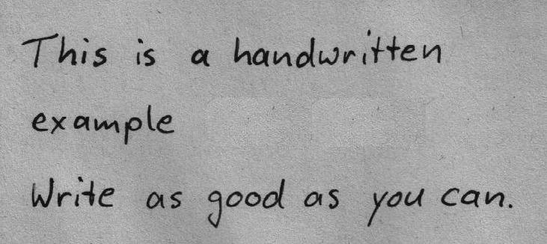
#> input picture sample_images/page_02.png, 547 x 244 px, shrunk from 731 x 326 before the run
$ jupyter execute image_preprocessing.ipynb
#> lines starting #> are read from the running program, lines starting #| are printed output that depends on the picture; after the words box and inside, x2 and y2 are one past the last pixel; in counts of white or black regions, pixels touching at a corner belong together
[cell 1]
import os
import cv2
from matplotlib import pyplot as plt
import numpy as np

[cell 2]
#Reading the image
file_path = os.path.abspath("sample_images/page_02.png")
image_file = file_path
img = cv2.imread(image_file)
#> img is the input picture: shape (244, 547, 3); min 0, max 204, mean 161.1

[cell 3]
#Display image in line in ipynb

def display(im_path): #takes the image path as input
    dpi = 80
    im_data = plt.imread(im_path)

    height, width  = im_data.shape[:2]

    # What size does the figure need to be in inches to fit the image?
    figsize = width / float(dpi), height / float(dpi)

    # Create a figure of the right size with one axes that takes up the full figure
    fig = plt.figure(figsize=figsize)
    ax = fig.add_axes([0, 0, 1, 1])

    # Hide spines, ticks, etc.
    ax.axis('off')

    # Display the image.
    ax.imshow(im_data, cmap='gray')

    plt.show()

[cell 4]
display(image_file)

### Inverting the Image

[cell 5]
inverted_image = cv2.bitwise_not(img)
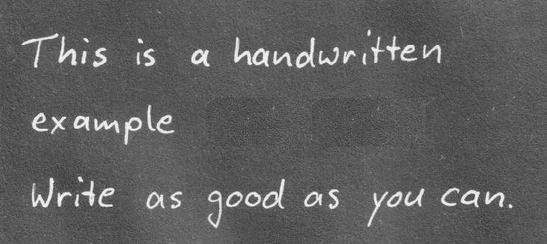
#> inverted_image: shape (244, 547, 3); min 51, max 255, mean 93.9
cv2.imwrite(os.path.join("processed_images","inverted.jpg"), inverted_image)
#> Out = True

[cell 6]
display(os.path.join("processed_images","inverted.jpg"))

### Binarization

[cell 7]
#Converting to Gray Scale

def grayscale_convert(image):
    return cv2.cvtColor(image, cv2.COLOR_BGR2GRAY)

[cell 8]
gray_image = grayscale_convert(img)
cv2.imwrite(os.path.join("processed_images","gray.jpg"), gray_image)
#> Out = True

[cell 9]
display(os.path.join("processed_images","gray.jpg"))

[cell 10]
#Binarization / Black&White convertion

thresh, im_bw = cv2.threshold(gray_image, 120, 230, cv2.THRESH_BINARY)
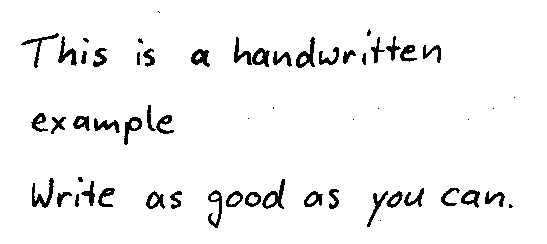
#> im_bw: shape (244, 547); values 0 (black) and 230 (white), 95.1% white; 58 black regions (12 under 20 px), largest, box (x1, y1, x2, y2) and area: (32, 178, 54, 208) 249, (262, 179, 285, 209) 247, (296, 37, 315, 68) 242
cv2.imwrite(os.path.join("processed_images","bw_image.jpg"), im_bw)
#> Out = True

[cell 11]
display(os.path.join("processed_images","bw_image.jpg"))

### Noise Removal

[cell 12]
#Only if it is too noisy

def noise_removal(image):
    import numpy as np
    kernel = np.ones((1, 1), np.uint8)
    image = cv2.dilate(image, kernel, iterations=1)
    kernel = np.ones((1, 1), np.uint8)
    image = cv2.erode(image, kernel, iterations=1)
    image = cv2.morphologyEx(image, cv2.MORPH_CLOSE, kernel)
    image = cv2.medianBlur(image, 3)
    return (image)

[cell 13]
no_noise = noise_removal(im_bw)
#> in noise_removal, `image = cv2.medianBlur(image, 3)`: image: shape (244, 547); values 0 (black) and 230 (white), 95.1% white; 48 black regions (5 under 20 px), largest, box (x1, y1, x2, y2) and area: (234, 37, 269, 67) 383, (262, 179, 285, 209) 250, (296, 37, 315, 68) 248
cv2.imwrite(os.path.join("processed_images","no_noise.jpg"), no_noise)
#> Out = True

[cell 14]
display(os.path.join("processed_images","no_noise.jpg"))

### Dilation and Erosion

[cell 15]
#Erosion to thin the font

def thin_font(image):
    import numpy as np
    image = cv2.bitwise_not(image) #inverting for cv2.erode
    kernel = np.ones((2,2),np.uint8)
    image = cv2.erode(image, kernel, iterations=1)
    image = cv2.bitwise_not(image)
    return (image)

[cell 16]
eroded_image = thin_font(no_noise)
#> in thin_font, `image = cv2.erode(image, kernel, iterations=1)`:
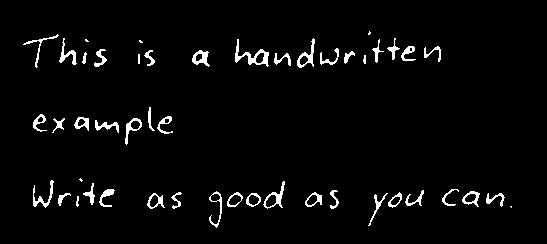
#> image: shape (244, 547); values 25 (black) and 255 (white), 3.2% white; 48 white regions (5 under 20 px), largest, box (x1, y1, x2, y2) and area: (235, 39, 269, 67) 276, (297, 38, 315, 68) 173, (263, 181, 285, 209) 167
cv2.imwrite(os.path.join("processed_images","eroded_image.jpg"), eroded_image)
#> Out = True

[cell 17]
display(os.path.join("processed_images","eroded_image.jpg"))

[cell 18]
#Dialte to thicken the font

def thick_font(image):
    image = cv2.bitwise_not(image)
    kernel = np.ones((2,2),np.uint8)
    image = cv2.dilate(image, kernel, iterations=1)
    image = cv2.bitwise_not(image)
    return (image)

[cell 19]
dilated_image = thick_font(no_noise)
#> in thick_font, `image = cv2.dilate(image, kernel, iterations=1)`:
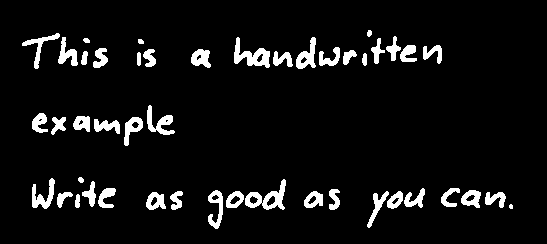
#> image: shape (244, 547); values 25 (black) and 255 (white), 6.6% white; 46 white regions (1 under 20 px), largest, box (x1, y1, x2, y2) and area: (245, 179, 286, 210) 512, (234, 37, 270, 68) 490, (147, 105, 175, 135) 347
cv2.imwrite(os.path.join("processed_images","dilated_image.jpg"), dilated_image)
#> Out = True

[cell 20]
display(os.path.join("processed_images","dilated_image.jpg"))
#> in display (call 7), `im_data = plt.imread(im_path)`:
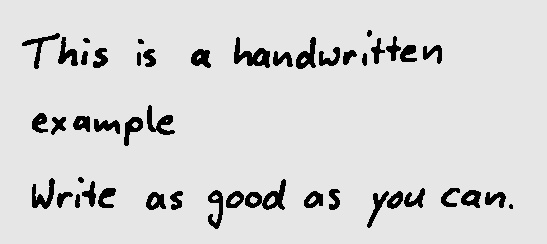
#> im_data: shape (244, 547); min 0, max 237, mean 214.9

### Rotating / Deskewing

[cell 21]
# Source:
#https://becominghuman.ai/how-to-automatically-deskew-straighten-a-text-image-using-opencv-a0c30aed83df

def getSkewAngle(cvImage) -> float:
    # Prep image, copy, convert to gray scale, blur, and threshold
    newImage = cvImage.copy()
    gray = cv2.cvtColor(newImage, cv2.COLOR_BGR2GRAY)
    blur = cv2.GaussianBlur(gray, (9, 9), 0)
    thresh = cv2.threshold(blur, 0, 255, cv2.THRESH_BINARY_INV + cv2.THRESH_OTSU)[1]

    # Apply dilate to merge text into meaningful lines/paragraphs.
    # Use larger kernel on X axis to merge characters into single line, cancelling out any spaces.
    # But use smaller kernel on Y axis to separate between different blocks of text
    kernel = cv2.getStructuringElement(cv2.MORPH_RECT, (30, 5))
    dilate = cv2.dilate(thresh, kernel, iterations=2)

    # Find all contours
    contours, hierarchy = cv2.findContours(dilate, cv2.RETR_LIST, cv2.CHAIN_APPROX_SIMPLE)
    contours = sorted(contours, key = cv2.contourArea, reverse = True)
    for c in contours:
        rect = cv2.boundingRect(c)
        x,y,w,h = rect
        cv2.rectangle(newImage,(x,y),(x+w,y+h),(0,255,0),2)

    # Find largest contour and surround in min area box
    largestContour = contours[0]
    print (len(contours))
    minAreaRect = cv2.minAreaRect(largestContour)
    cv2.imwrite("temp/boxes.jpg", newImage)
    # Determine the angle. Convert it to the value that was originally used to obtain skewed image
    angle = minAreaRect[-1]
    if angle < -45:
        angle = 90 + angle
    return -1.0 * angle
# Rotate the image around its center
def rotateImage(cvImage, angle: float):
    newImage = cvImage.copy()
    (h, w) = newImage.shape[:2]
    center = (w // 2, h // 2)
    M = cv2.getRotationMatrix2D(center, angle, 1.0)
    newImage = cv2.warpAffine(newImage, M, (w, h), flags=cv2.INTER_CUBIC, borderMode=cv2.BORDER_REPLICATE)
    return newImage

[cell 22]
new = cv2.imread(os.path.join("sample_images","page_01_rotated.jpg"))
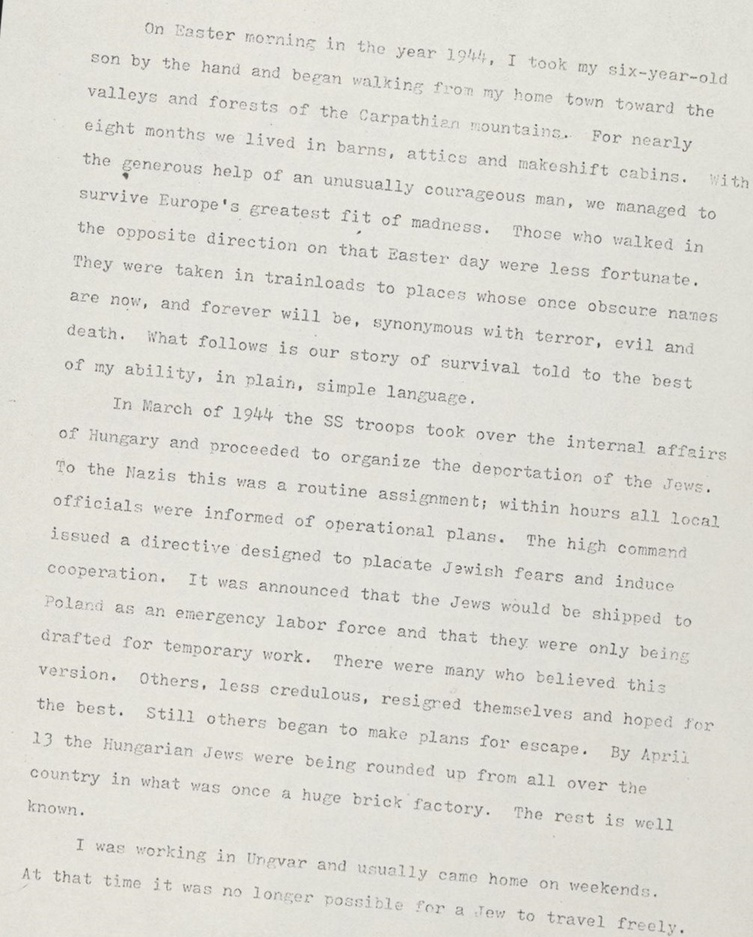
#> input picture sample_images/page_01_rotated.JPG, 753 x 937 px, shrunk from 1006 x 1251 before the run, found by its file name
#> new is the input picture: shape (937, 753, 3); mean B, G, R 212.5, 219.3, 220.6

display(os.path.join("sample_images","page_01_rotated.jpg"))

[cell 23]
# Deskew image

def deskew(cvImage):
    angle = getSkewAngle(cvImage)
#> in getSkewAngle, `thresh = cv2.threshold(blur, 0, 255, cv2.THRESH_BINARY_INV + cv2.THRES..`:
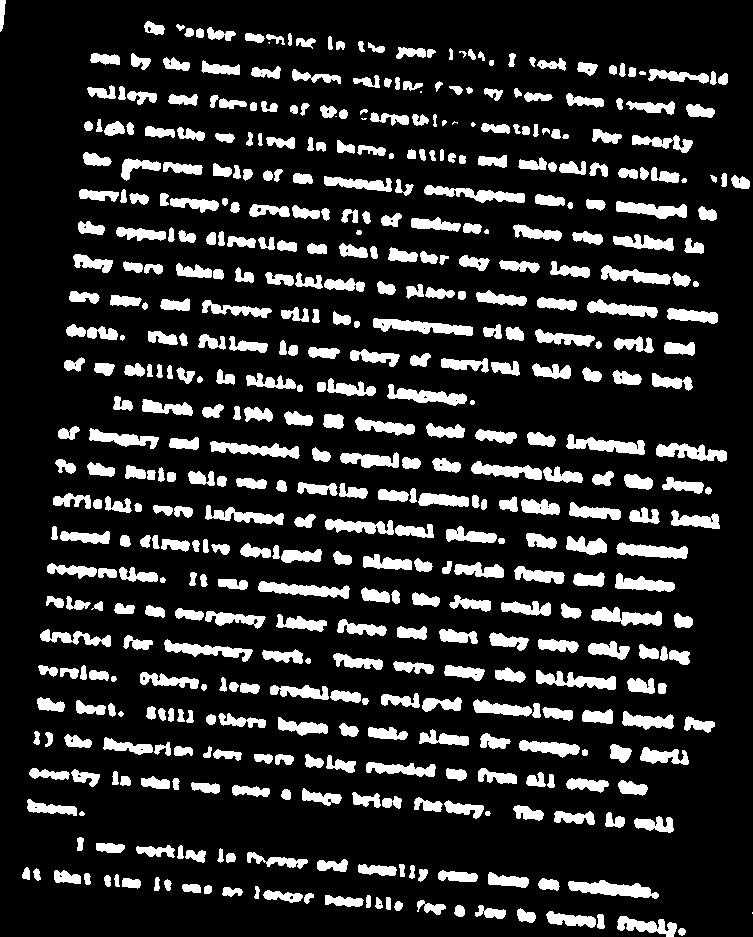
#> thresh: shape (937, 753); 16.2% white; 498 white regions (7 under 20 px), largest, box (x1, y1, x2, y2) and area: (373, 318, 473, 336) 956, (568, 880, 659, 899) 953, (258, 581, 350, 599) 870
#> in getSkewAngle, `dilate = cv2.dilate(thresh, kernel, iterations=2)`:
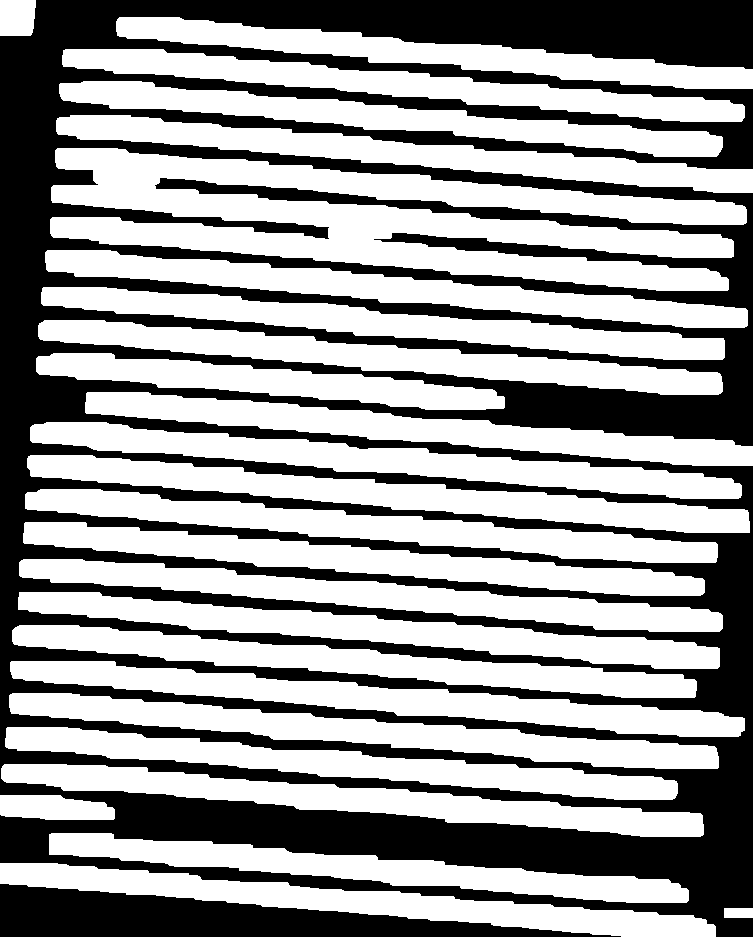
#> dilate: shape (937, 753); 59.1% white; 2 black regions
#> in getSkewAngle, `contours, hierarchy = cv2.findContours(dilate, cv2.RETR_LIST, cv2.CHAI..`: contours = 26 contours; largest, box (x1, y1, x2, y2) and area: (50, 148, 747, 291) 48343, (27, 455, 750, 533) 17296, (10, 661, 745, 737) 17256, (9, 693, 719, 769) 16880, (30, 422, 742, 499) 16805
#> the loop in getSkewAngle, `for c in contours:` made 26 passes
#> (x, y, w, h) on passes 1 to 12: (50, 148, 697, 143), (27, 455, 723, 78), (10, 661, 735, 76), (9, 693, 710, 76), (30, 422, 712, 77), (18, 592, 702, 77), (25, 489, 693, 74), (45, 250, 703, 78), (1, 764, 703, 73), (19, 559, 704, 73), (23, 522, 682, 74), (38, 320, 685, 75)
#> (c, x, y, w, h) on pass 26: ([[724, 908], [724, 917], [752, 917], [752, 908]], 724, 908, 29, 10)
#> after the loop in getSkewAngle, `for c in contours:`:
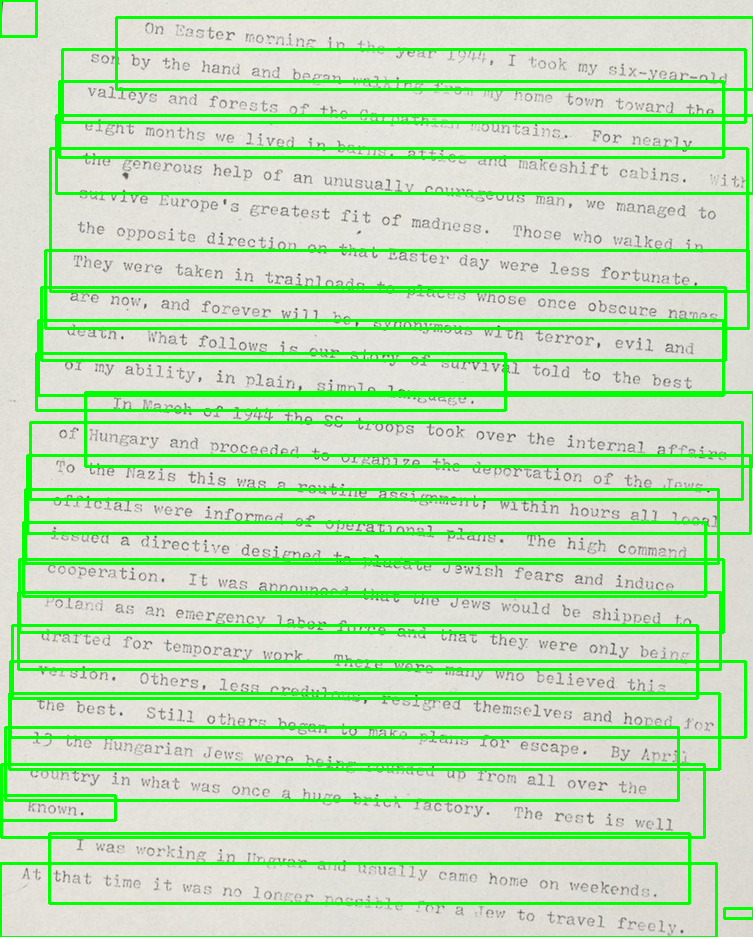
#> newImage: shape (937, 753, 3); 14.56% of pixels changed, all inside (x1, y1, x2, y2) = (0, 0, 753, 937)
#> in getSkewAngle, `largestContour = contours[0]`: largestContour = contour of 554 points, box (x1, y1, x2, y2) (50, 148, 747, 291), area 48343
#| 26
#> in getSkewAngle, `minAreaRect = cv2.minAreaRect(largestContour)`: minAreaRect = ((397.1, 220.7), (96.82, 695.4), -84.99)
#> in getSkewAngle, `angle = minAreaRect[-1]`: angle = -84.99
#> in getSkewAngle, `angle = 90 + angle`: angle = 5.01
    return rotateImage(cvImage, -1.0 * angle)


fixed = deskew(new)
#> in deskew, `angle = getSkewAngle(cvImage)`: angle = -5.01
#> in rotateImage, `M = cv2.getRotationMatrix2D(center, angle, 1.0)`: M = [[0.996, 0.0874, -39.46], [-0.0874, 0.996, 34.65]]
#> in rotateImage, `newImage = cv2.warpAffine(newImage, M, (w, h), flags=cv2.INTER_CUBIC, ..`:
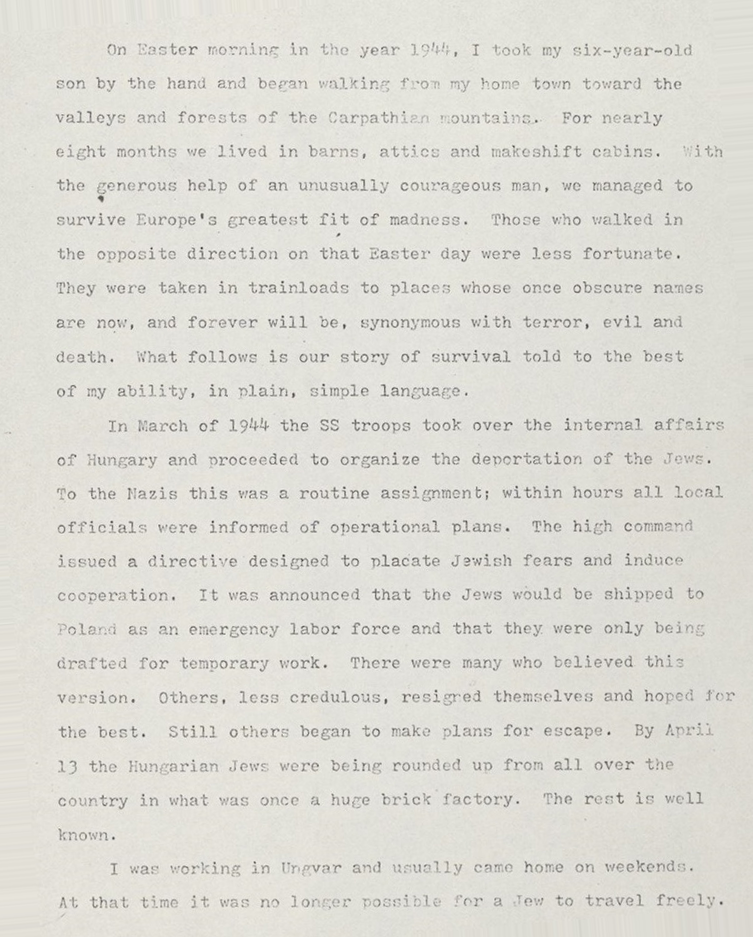
#> newImage: shape (937, 753, 3); mean B, G, R 212.5, 219.4, 220.7
cv2.imwrite(os.path.join("processed_images","rotated_fixed.jpg"), fixed)
#> Out = True

[cell 24]
display(os.path.join("processed_images","rotated_fixed.jpg"))

### Removing the border

[cell 25]
display(os.path.join("processed_images","no_noise.jpg"))

[cell 26]
def remove_borders(image):
    contours, heiarchy = cv2.findContours(image, cv2.RETR_EXTERNAL, cv2.CHAIN_APPROX_SIMPLE)
    cntsSorted = sorted(contours, key=lambda x:cv2.contourArea(x))
    cnt = cntsSorted[-1]
    x, y, w, h = cv2.boundingRect(cnt)
    crop = image[y:y+h, x:x+w]
    return (crop)

[cell 27]
no_borders = remove_borders(no_noise)
#> in remove_borders, `contours, heiarchy = cv2.findContours(image, cv2.RETR_EXTERNAL, cv2.CH..`: contours = [[[0, 0], [0, 243], [546, 243], [546, 0]]]; heiarchy = [[-1, -1, -1, -1]]
#> in remove_borders, `cntsSorted = sorted(contours, key=lambda x:cv2.contourArea(x))`: cntsSorted = [[[0, 0], [0, 243], [546, 243], [546, 0]]]
#> in remove_borders, `cnt = cntsSorted[-1]`: cnt = [[0, 0], [0, 243], [546, 243], [546, 0]]
#> in remove_borders, `x, y, w, h = cv2.boundingRect(cnt)`: x = 0; w = 547; h = 244
